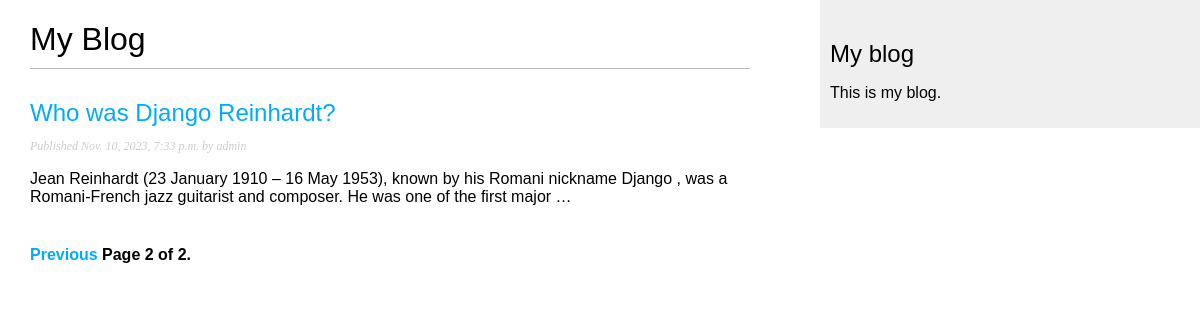
Screenshot of /blog/?page=2 with the database file from the repository.
### blog/models.py (models this page shows, shortened)
class Post(models.Model):
    class Status(models.TextChoices): # класс для хранения черновика
        DRAFT = 'DF', 'Draft'         # Post.Status.values вернет список ['DF', 'PB']
        PUBLISHED = 'PB', 'Published' # Post.Status.names ['DRAFT', 'PUBLISHED']
    title = models.CharField(max_length=250)  # Заголовок
    slug = models.SlugField(max_length=250,
                            unique_for_date='publish')   # с помощью этого параметра предотвратим хранение в модели Пост дублирующих записей.
    author = models.ForeignKey(User,
                               on_delete=models.CASCADE,
                               related_name='blog_posts') # для обращения user.blog_posts.
    body = models.TextField()  # поле для хранения тела поста
    publish = models.DateTimeField(default=timezone.now)
    created = models.DateTimeField(auto_now_add=True)
    updated = models.DateTimeField(auto_now=True)
    status = models.CharField(max_length=2,
                              choices=Status.choices,   # Post.Status.choices вернет [('DF', 'Draft'), ('PB', 'Published')]
                              default=Status.DRAFT)     # Post.Status.labels вернет ['Draft', 'Published']
    objects = models.Manager() # менеджер применяемый по умолчанию добавили вместе с классом
    published = PublishedManager() # конкретно прикладной менеджер                 (PublishedManager)
    class Meta:
        ordering = ['-publish'] # атрибут  ordering сортирует результаты по полю публикация
        indexes = [     # В Meta-класс модели была добавлена опция indexes
            models.Index(fields=['-publish']),   #
        ]
    def get_absolute_url(self):
        return reverse('blog:post_detail',
                       args=[self.publish.year,
                             self.publish.month,
                             self.publish.day,
                             self.slug])

### blog/views.py (the view)
# urls.py: path('', views.PostListView.as_view(), name='post_list'),
class PostListView(ListView):
    queryset = Post.published.all()
    context_object_name = 'posts'
    paginate_by = 3
    template_name = 'blog/post/list.html'

### blog/templates/blog/post/list.html (shortened to what this page needs)
{% extends "blog/base.html" %}
{% block content %}
    <h1>My Blog</h1>
    {% for post in posts %}
        <h2>
            <a href="{{ post.get_absolute_url }}">
            {{ post.title }}
            </a>
        </h2>
        <p class="date">
            Published {{ post.publish }} by {{ post.author }}
        </p>
        {{ post.body|truncatewords:30|linebreaks }}
    {% endfor %}
    {% include "pagination.html" with page=page_obj %}
{% endblock %}

### blog/static/css/blog.css (style rules this page uses)
body { margin:0; padding:0; font-family:helvetica, sans-serif; }
a { color:#00abff; text-decoration:none; }
h1 { font-weight:normal; border-bottom:1px solid #bbb; padding:0 0 10px 0; }
h2 { font-weight:normal; margin:30px 0 0; }
p.date { color:#ccc; font-family: georgia, serif; font-size: 12px; font-style: italic; }

### rows the page displays
Post: title "Who was Django Reinhardt?", publish "Nov. 10, 2023, 7:33 p.m.", author "admin", body "Jean Reinhardt (23 January 1910 – 16 May 1953), known by his Romani nickname Django , was a Romani-French jazz guitarist and composer. He was one of the first major …"

### other values shown
{{ page.number }} "2"
{{ page.paginator.num_pages }} "2"
